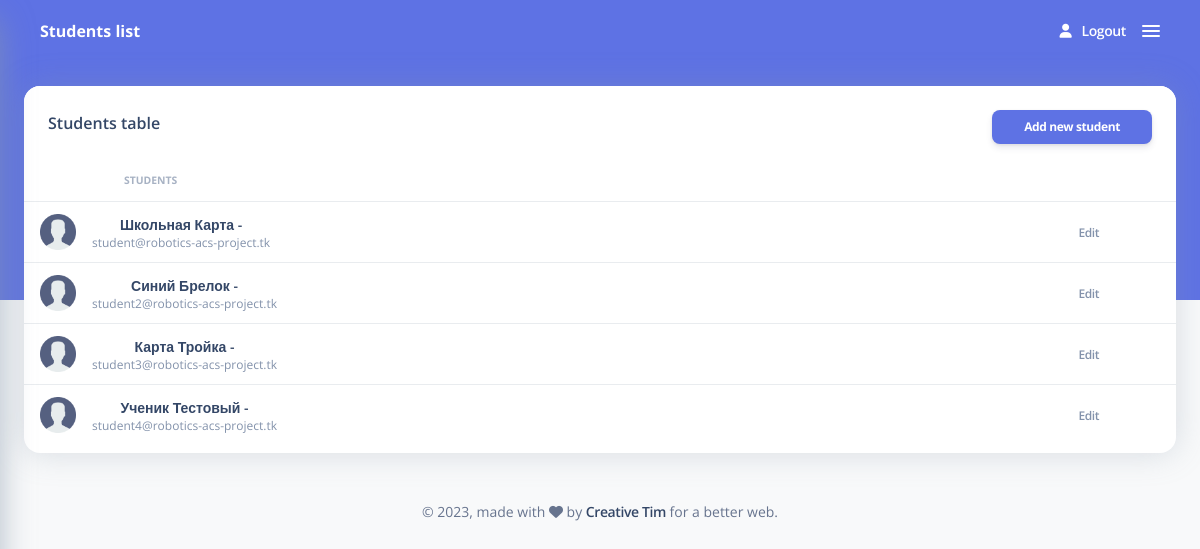
/admin-students-list/ (signed in), run on the app's committed database.
### tables this page shows
CREATE TABLE web_users (id INTEGER PRIMARY KEY AUTOINCREMENT NOT NULL, login VARCHAR (200) NOT NULL, password VARCHAR (200) NOT NULL, last_name VARCHAR NOT NULL, first_name VARCHAR NOT NULL, middle_name VARCHAR NOT NULL, mail VARCHAR, phone VARCHAR, uid VARCHAR, user_type INTEGER NOT NULL, user_secret VARCHAR (100) NOT NULL, is_2fa_enabled BOOLEAN NOT NULL, recovery_code VARCHAR (50));

### website.py (the view)
	def inner(*args, **kwargs):
		return func(*args, **kwargs)

### db.py (called while the page is built)
	def get_user_type_by_login(self, login):
		with self.connection:
			return self.cursor.execute("""SELECT user_type FROM web_users WHERE login = ?""", (login,)).fetchone()[0]

	def get_users_data_by_user_type(self, user_type):
		with self.connection:
			return self.cursor.execute("""SELECT web_users.id, web_users.last_name, web_users.first_name, web_users.middle_name, web_users.mail, web_users.phone, web_users.uid,
											classes_data.class_number, classes_data.class_letter FROM web_users
											LEFT JOIN classes ON web_users.id = classes.user_id
											LEFT JOIN classes_data ON classes.class_id = classes_data.id
											WHERE user_type = ?""", (user_type,)).fetchall()

	def close_connection(self):
		self.connection.close()

### website.py (called while the page is built)
def add_one_to_views(func):
	def inner(*args, **kwargs):
		return func(*args, **kwargs)
	inner.__name__ = func.__name__
	return inner

@app.route("/admin-students-list/")
@add_one_to_views
def admin_students_list():
	db = Database(config.DB_NAME)
	try:
		user_login = session.get("login")
		if user_login is None or (not session.get('logged_in', False)) or db.get_user_type_by_login(user_login) != 0:
			return redirect("/")
		default_avatar = "/static/img/user-avatar.png"
		user_avatar_path = "/static/user-avatars/{}.png"
		students_list = list(map(lambda t: [t[0], f"{t[1]} {t[2]} {t[3]}", t[4], t[5], (default_avatar if not os.path.exists("." + user_avatar_path.format(t[0])) else user_avatar_path.format(t[0]))], db.get_users_data_by_user_type(2)))
		return render_template("admin_students_list.html", students_list=students_list)
	finally:
		db.close_connection()

### templates/admin_students_list.html (shortened to what this page needs)
<!DOCTYPE html>
<html lang="en">
<head>
  <link href="/static/css/nucleo-icons.css" rel="stylesheet" />
  <link href="/static/css/nucleo-svg.css" rel="stylesheet" />
  <link id="pagestyle" href="/static/css/argon-dashboard.css?v=2.0.4" rel="stylesheet" />
  <link href="/static/css/toast.min.css" rel="stylesheet">
  <link rel="stylesheet" href="/static/css/style.css">
</head>
<body class="g-sidenav-show bg-gray-100">
  <main class="main-content position-relative border-radius-lg ">
    <nav class="navbar navbar-main navbar-expand-lg px-0 mx-4 shadow-none border-radius-xl " id="navbarBlur"
      data-scroll="false">
      <div class="container-fluid py-1 px-3">
        <nav aria-label="breadcrumb">
          <h6 class="font-weight-bolder text-white mb-0">Students list</h6>
        </nav>
        <div class="collapse navbar-collapse mt-sm-0 mt-2 me-md-0 me-sm-4" id="navbar">
          <ul class="navbar-nav  justify-content-end">
            <li class="nav-item d-flex align-items-center">
              <a href="/logout" class="nav-link text-white font-weight-bold px-0">
                <i class="fa fa-user me-sm-1"></i>
                <span class="d-sm-inline" style="margin-left: 3px;">Logout</span>
              </a>
            </li>
            <li class="nav-item d-xl-none ps-3 d-flex align-items-center">
              <a href="javascript:;" class="nav-link text-white p-0" id="iconNavbarSidenav">
                <div class="sidenav-toggler-inner">
                  <i class="sidenav-toggler-line bg-white"></i>
                  <i class="sidenav-toggler-line bg-white"></i>
                  <i class="sidenav-toggler-line bg-white"></i>
                </div>
              </a>
            </li>
          </ul>
        </div>
      </div>
    </nav>
    <div class="container-fluid py-4">
      <div class="row">
        <div class="col-12">
          <div class="card mb-4">
            <div class="card-header pb-0" style="display: flex; justify-content: space-between;">
              <h6>Students table</h6>
              <button id="save-btn" class="btn btn-primary btn-sm ms-auto"
                onclick="window.location.href = '/create-new-student/'">
                Add new student
              </button>
            </div>
            <div class="card-body px-0 pt-0 pb-2">
              <div class="table-responsive p-0">
                <table class="table align-items-center mb-0">
                  <thead>
                    <tr>
                      <th class="text-uppercase text-secondary text-xxs font-weight-bolder opacity-7"
                        style="text-align: left;padding-left: 100px;">
                        Students
                      </th>
                      <th class="text-secondary opacity-7"></th>
                    </tr>
                  </thead>
                  <tbody>
                    {% for i in students_list %}
                    <tr>
                      <td>
                        <div class="d-flex px-2 py-1">
                          <div>
                            <img src="{{ i[4] }}" class="avatar avatar-sm me-3" alt="user1">
                          </div>
                          <div class="d-flex flex-column justify-content-center">
                            <h6 class="mb-0 text-sm">{{ i[1] }}</h6>
                            {% if i[2] != None %}
                            <p class="text-xs text-secondary mb-0">{{ i[2] }}</p>
                            {% endif %}
                          </div>
                        </div>
                      </td>
                      <td class="align-middle">
                        <a href="/profile/{{ i[0] }}?from=%2Fadmin-students-list%2F"
                          class="text-secondary font-weight-bold text-xs" data-toggle="tooltip"
                          data-original-title="Edit user">
                          Edit
                        </a>
                      </td>
                    </tr>
                    {% endfor %}
                  </tbody>
                </table>
              </div>
            </div>
          </div>
        </div>
      </div>
      <footer class="pt-4">
        <div class="w-full px-6 mx-auto">
          <div class="flex flex-wrap items-center -mx-3 lg:justify-between">
            <div class="w-full max-w-full px-3 mt-0 mb-6 shrink-0 lg:mb-0 lg:w-1/2 lg:flex-none" style="width: 100%;">
              <div class="text-sm leading-normal text-center copyright text-slate-500 lg:text-left">
                ©
                ,
                made with <i class="fa fa-heart"></i> by
                <a href="https://www.creative-tim.com" class="font-weight-bold" target="_blank">Creative Tim</a>
                for a better web.
              </div>
            </div>
          </div>
        </div>
      </footer>
    </div>
  </main>
</body>
</html>

### static/css/style.css (style rules this page uses)
table { width: 100%; }
td, th { text-align: center; }

### data on the page
web_users: last_name "Школьная Карта -", mail "student@robotics-acs-project.tk"
web_users: last_name "Синий Брелок -", mail "student2@robotics-acs-project.tk"
web_users: last_name "Карта Тройка -", mail "student3@robotics-acs-project.tk"
web_users: last_name "Ученик Тестовый -", mail "student4@robotics-acs-project.tk"
